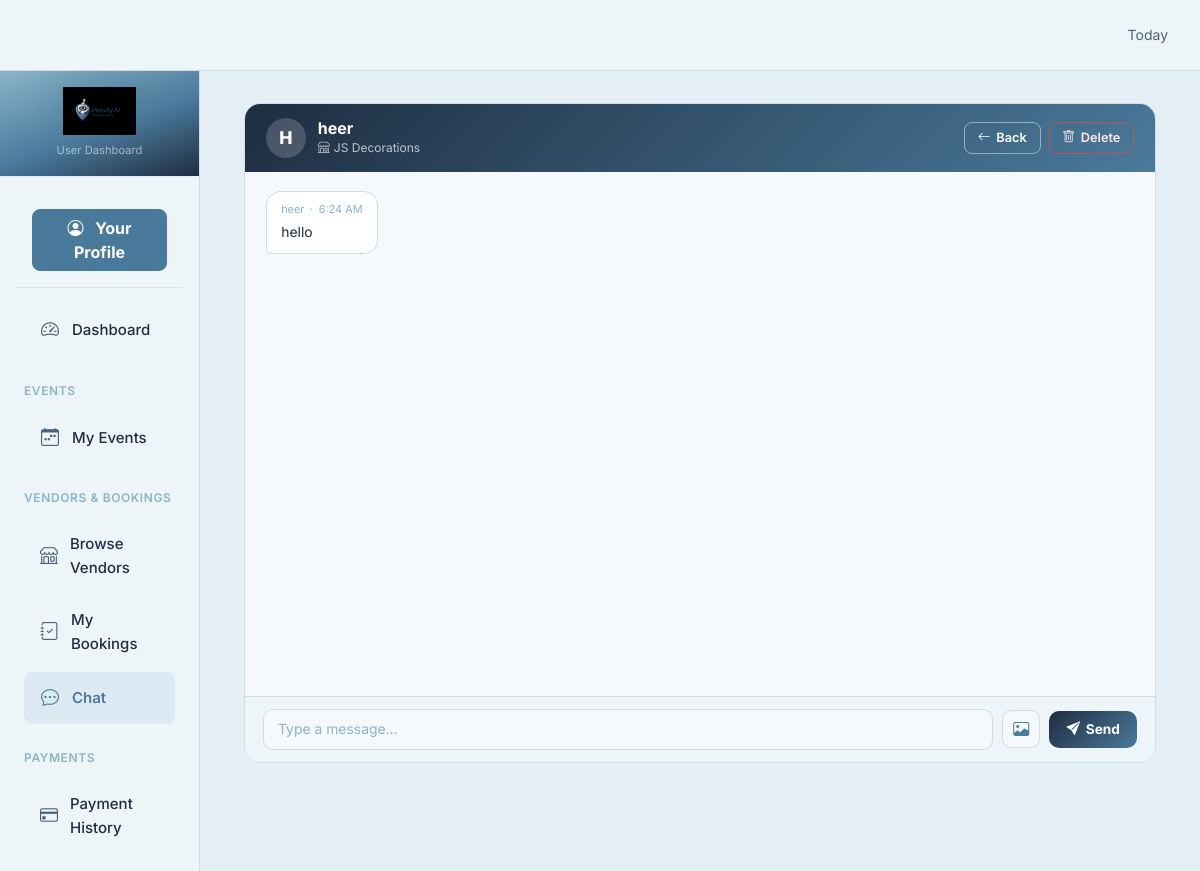
Page /user/chat/2/ (signed in) on the earlier database version.
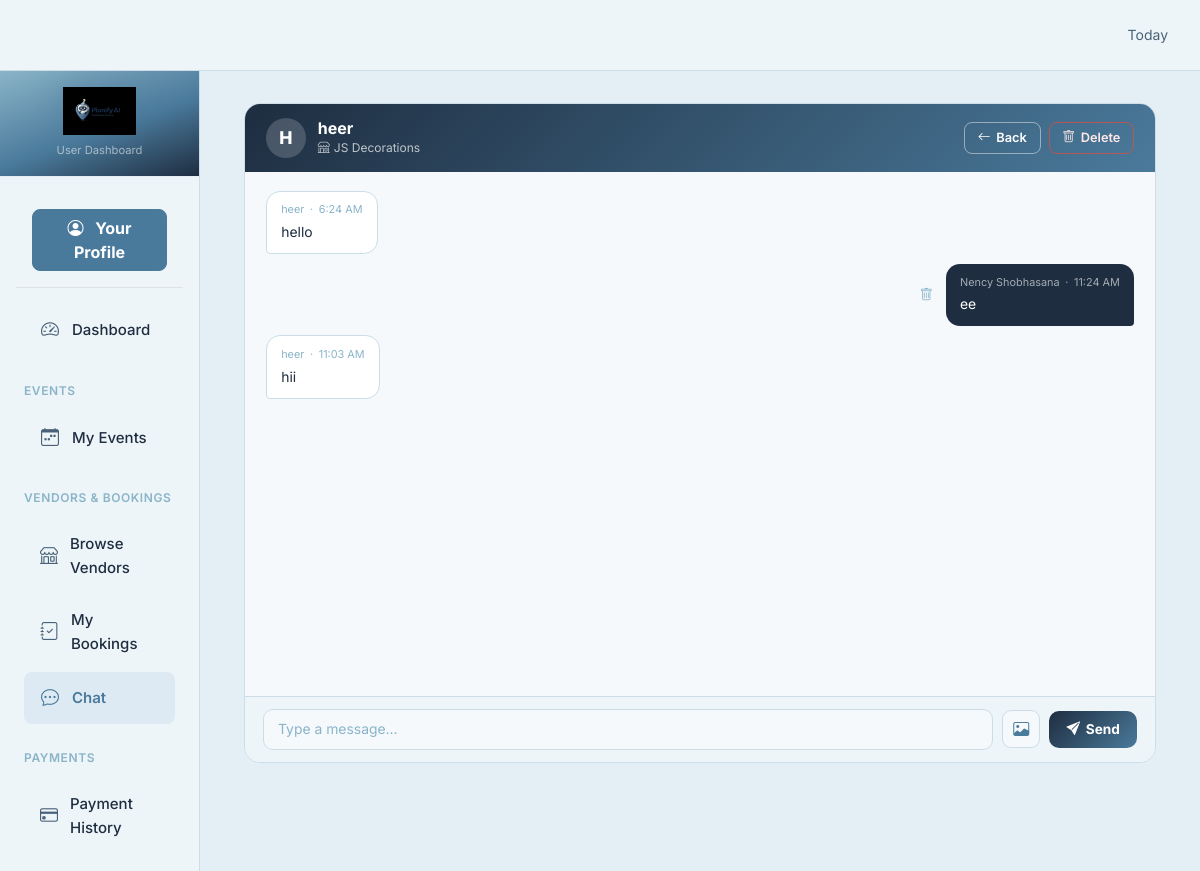
Same page on the later database version.
### vendor/models.py (models this page shows, shortened)
class ChatMessage(models.Model):
    message = models.TextField()
    image = models.ImageField(upload_to='chat_images/', null=True, blank=True)
    is_read = models.BooleanField(default=False)
    created_at = models.DateTimeField(auto_now_add=True)
    chat = models.ForeignKey(Chat, on_delete=models.CASCADE, related_name='messages')
    sender = models.ForeignKey(User, on_delete=models.CASCADE, related_name='sent_messages')
    class Meta:
        ordering = ['created_at']

### account/models.py (models this page shows, shortened)
class User(models.Model):
    fullname = models.CharField(max_length=255)
    email = models.EmailField(unique=True)
    mobile = models.CharField(max_length=15, unique=True, null=True, blank=True)
    password = models.CharField(max_length=255, blank=True, null=True)
    is_active = models.BooleanField(default=False)   # ✅ added
    email_verified = models.BooleanField(default=False)
    role = models.ForeignKey(Role, on_delete=models.CASCADE)
    business_logo = models.ImageField(upload_to='vendor_logos/', null=True, blank=True)
    created_at = models.DateTimeField(auto_now_add=True)
    updated_at = models.DateTimeField(auto_now=True)

### user/views.py (the view)
    def wrapper(request, *args, **kwargs):
        user_id = request.session.get('user_id')
        if not user_id:
            return redirect('/login/')
        try:
            User.objects.get(id=user_id)
        except User.DoesNotExist:
            request.session.flush()
            return redirect('/login/')
        return view_func(request, *args, **kwargs)

### event/context_processors.py (called while the page is built, shortened)
def global_app_info(request):
    return {
        'APP_NAME': 'Planify.Ai',
        'APP_LOGO_TEXT': 'PA',                 # Text logo (initials)
        'APP_LOGO_IMAGE': '/static/images/LOGO.png',   # Image logo (inside static/)
    }

def vendor_stores(request):
    try:
        from vendor.models import Store
        stores = Store.objects.filter(status=True).order_by('store_name')
    except Exception:
        stores = []
    return {
        'all_stores': stores
    }

def vendor_is_photographer(request):
    try:
        user_id = request.session.get('user_id')
        role = request.session.get('role')
    except Exception:
        pass
    return {'is_photographer': False}

def admin_pending_counts(request):
    try:
        role = request.session.get('role')
        if role == 'admin':
            from account.models import User
            pending_vendors = User.objects.filter(
                role__name__iexact='vendor', is_active=False
            ).count()
            return {'admin_pending_vendors': pending_vendors}
    except Exception:
        pass
    return {'admin_pending_vendors': 0}

### template/user/chat_detail.html (shortened to what this page needs)
{% extends 'user/base.html' %}
{% block content %}
<div class="chat-wrapper">
    <div class="chat-header">
        <div class="chat-header-left">
            <div class="chat-avatar">{{ chat.vendor.fullname|first|upper }}</div>
            <div>
                <div class="chat-name">{{ chat.vendor.fullname }}</div>
                {% if chat.store %}
                <div class="chat-store"><i class="bi bi-shop me-1"></i>{{ chat.store.store_name }}</div>
                {% endif %}
            </div>
        </div>
        <div class="d-flex gap-2">
            <a href="{% url 'user:user_chat' %}" class="btn-back">
                <i class="bi bi-arrow-left"></i> Back
            </a>
            <form method="post" action="{% url 'user:user_delete_chat' chat.id %}" class="d-inline"
                  onsubmit="return confirm('Delete this entire conversation?');">
                <button type="submit" class="btn-del-conv">
                    <i class="bi bi-trash"></i> Delete
                </button>
            </form>
        </div>
    </div>
    <div class="chat-body" id="chatBody">
        {% for message in messages %}
        <div class="msg-row {% if message.sender.id == user.id %}sent{% else %}recv{% endif %}"
             data-message-id="{{ message.id }}">
            <div class="bubble {% if message.sender.id == user.id %}bubble-sent{% else %}bubble-recv{% endif %}">
                <div class="bubble-meta">
                    <span>{{ message.sender.fullname }}</span>
                    <span>·</span>
                    <span>{{ message.created_at|date:"g:i A" }}</span>
                </div>
                {% if message.message %}<div>{{ message.message }}</div>{% endif %}
            </div>
            {% if message.sender.id == user.id %}
            <button type="button" class="btn-del-msg delete-message-btn"
                    data-url="{% url 'user:user_delete_message' message.id %}"
                    data-msgid="{{ message.id }}" title="Delete">
                <i class="bi bi-trash"></i>
            </button>
            {% endif %}
        </div>
        {% empty %}
        <div class="chat-empty">
            <i class="bi bi-chat-dots"></i>
            <p>No messages yet. Say hello!</p>
        </div>
        {% endfor %}
    </div>
    <div class="chat-footer">
        <form method="post" enctype="multipart/form-data" id="sendMessageForm">
            <div class="input-row">
                <input type="text" name="message" id="messageInput" placeholder="Type a message…">
                <label class="btn-attach" title="Attach image">
                    <i class="bi bi-image"></i>
                </label>
                <button type="submit" class="btn-send">
                    <i class="bi bi-send-fill"></i> Send
                </button>
            </div>
        </form>
    </div>
</div>
{% endblock %}

Differences in the rows shown:
added ChatMessage: sender.fullname "Nency Shobhasana", created_at "11:24 AM", message "ee"
added ChatMessage: sender.fullname "heer", created_at "11:03 AM", message "hii"
